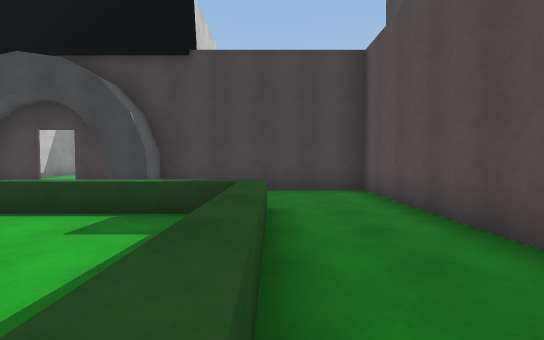
view 1 (above)

17 first-person views from a walk through a Unity game level. The camera is 1.4 m above the floor, tilts 2° down and sees 85° across. The floor is counted in squares, 1.67 m on a side. Each view is taken from the middle of a square. On the plan, view 1 faces up. The plan holds only what a view shows up to about 11 squares ahead; the rest is blank. The place goes on beyond the plan. The player character is not drawn. Door leaves are left out, so doorways stand open. Surface patterns are stand-ins for the level's own textures.

view 2
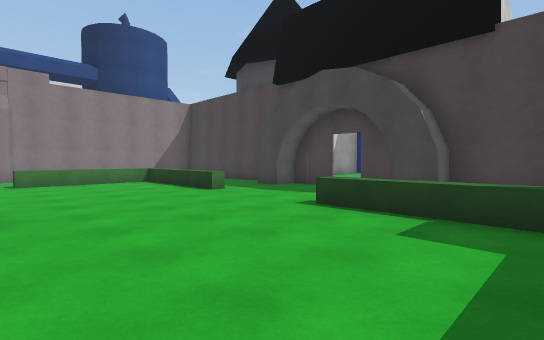

view 3
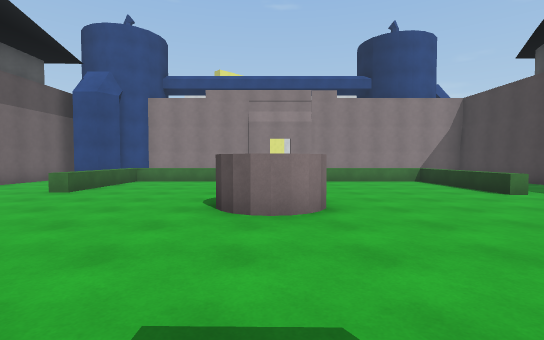

view 4
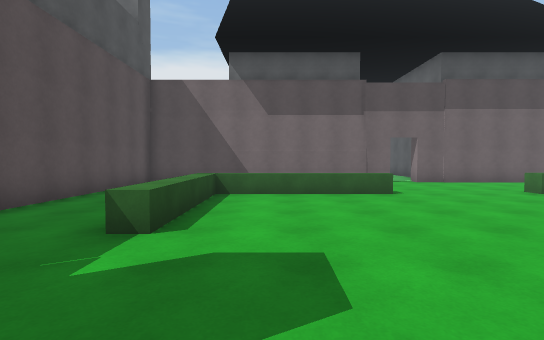

view 5
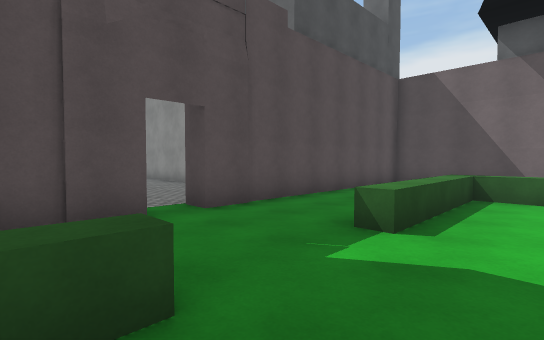

view 6
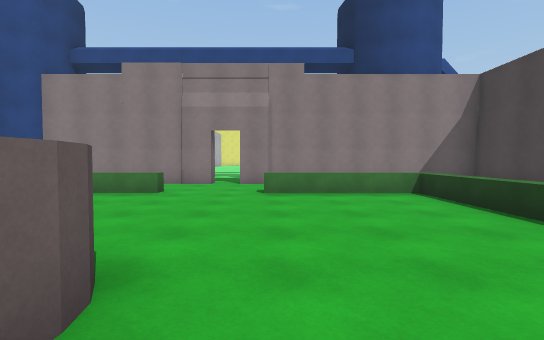

view 7
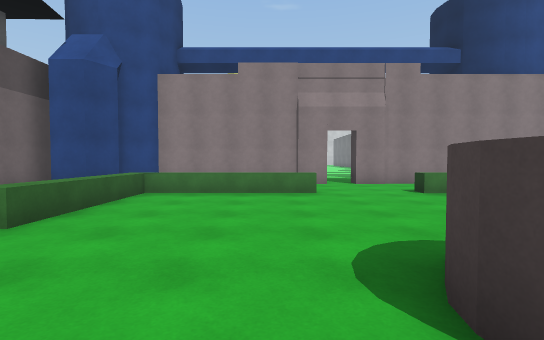

view 8
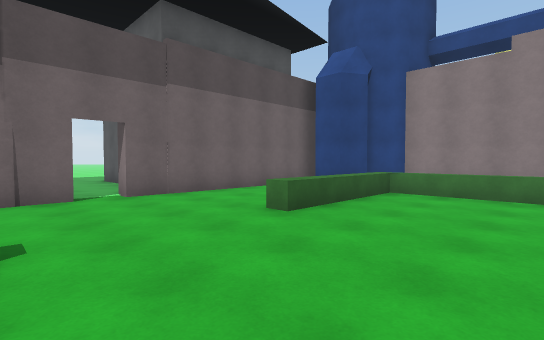

view 9
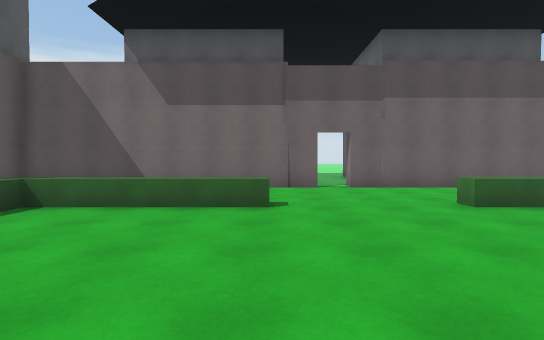

view 10
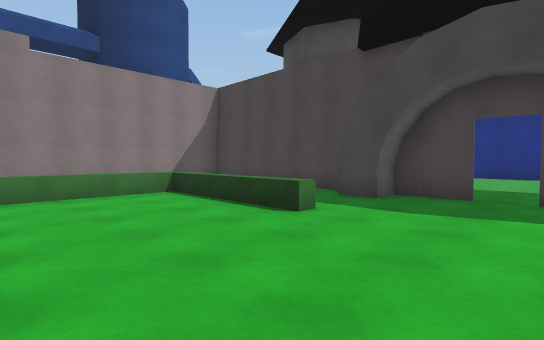

view 11
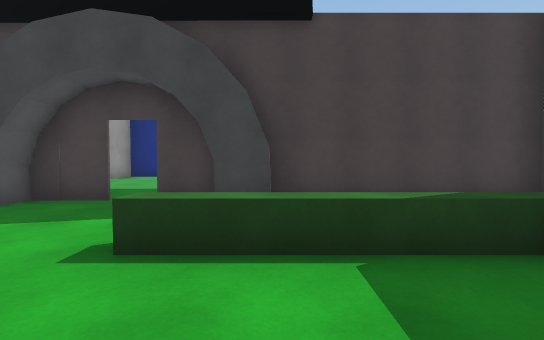

view 12
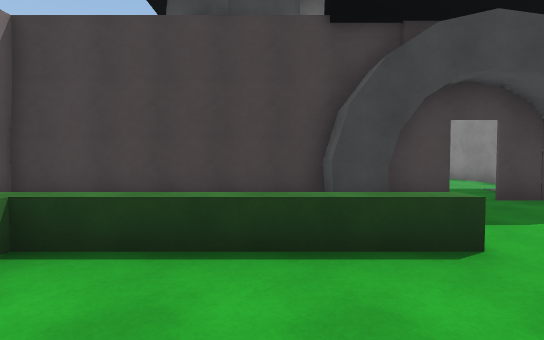

view 13
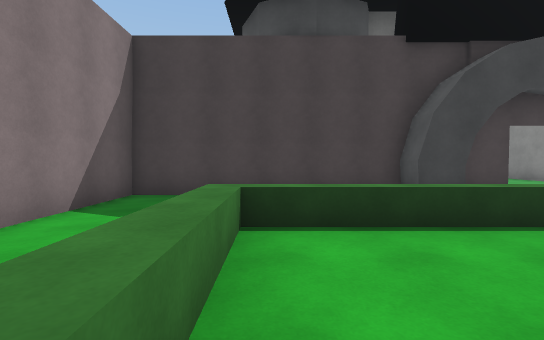

view 14
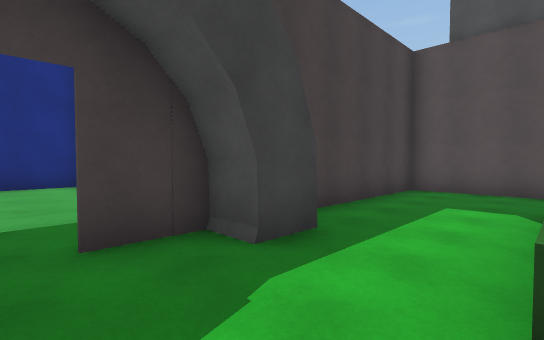

view 15
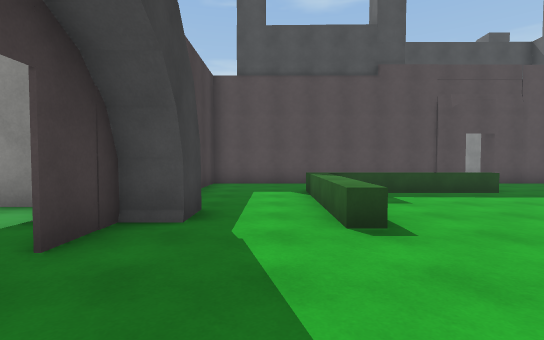

view 16
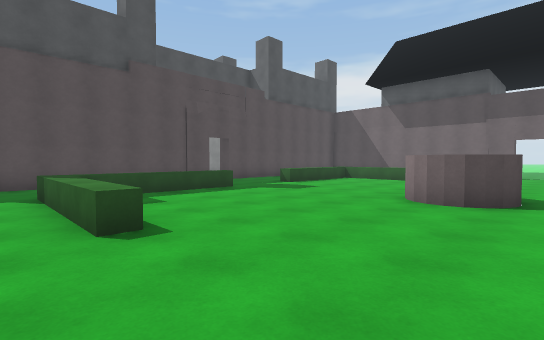

view 17
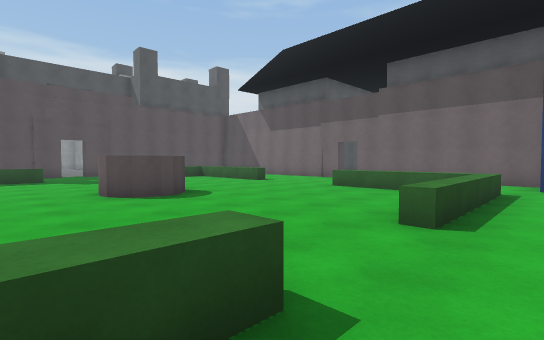

### Floor plan
Key: @ floor where view 1 was taken; # wall or solid block; x gap in a wall; . main floor; : floor 0.25 m higher than the main floor; D open door; ^ raised ledge; H house; O other object.
Columns run from 16 left of view 1 to 3 right of it. Each row starts with its distance up from view 1.
 14              H
 13         HHHHHH
 12        H::::HH
 11        H::::HH
 10        H :::HH
  9          :::H
  8  #########D#########
  7 ##.   .##...##.....#
  6 #..    ............#
  5 #..^^^^^^...^^^^^..#
  4 ##.^............^..#
  3  #.^............^..#
  2  #.^............^..#
  1 ##.^............^. #
  0 #D.......OO.....@. #
 -1 xD.......OO.......D#
 -2  #.^.....OO.......D#
 -3  #.^............^..#
 -4  #.^............^..#
 -5  #.^............^..#
 -6  #.^^^^^....^^^^^ .#
 -7  #..........       #
 -8  ##.  ......       #
 -9   #.........       #
-10   #######D##########
-11          .
-12         ..
-13         ..
-14        #..
-15        #.

Positions as (right, up) in squares from view 1, and headings:
1: (0, 0), facing up
2: (-1, 0), facing up-left
3: (-1, -1), facing left
4: (-2, 1), facing down
5: (-2, 1), facing down-right
6: (-5, 1), facing left
7: (-5, -3), facing left
8: (-5, -3), facing down-left
9: (-5, -1), facing down
10: (-5, 1), facing up-left
11: (-3, 2), facing up
12: (-10, 2), facing up
13: (-12, 1), facing up
14: (-6, 5), facing up-right
15: (-8, 6), facing right
16: (-8, 6), facing down-right
17: (-14, 2), facing down-right
